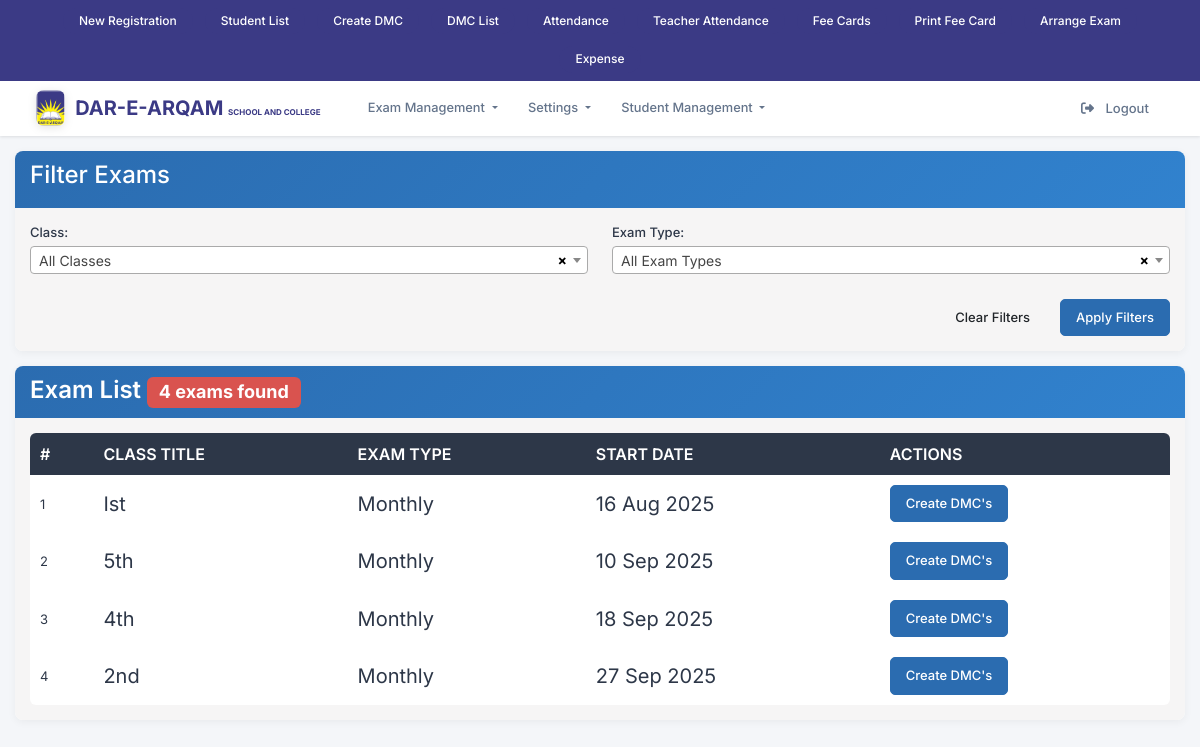
Page /create_dmcs.php (signed in) on the committed database.
### tables this page shows
CREATE TABLE `modules` (
  `id` int(11) NOT NULL,
  `parent_id` int(11) DEFAULT NULL,
  `title` varchar(100) NOT NULL,
  `url` varchar(255) NOT NULL DEFAULT '#',
  `description` varchar(255) DEFAULT NULL,
  `status` tinyint(1) DEFAULT 1,
  `created_at` timestamp NOT NULL DEFAULT current_timestamp(),
  `type` enum('Parent','Child') NOT NULL DEFAULT 'Parent'
);

CREATE TABLE `arrange_exam` (
  `id` int(11) NOT NULL,
  `exam_type_id` int(11) NOT NULL,
  `class_id` int(11) NOT NULL,
  `start_date` date NOT NULL,
  `created_at` datetime NOT NULL DEFAULT current_timestamp(),
  `status` int(11) NOT NULL DEFAULT 0
);

CREATE TABLE `classes` (
  `id` int(11) NOT NULL,
  `course_id` int(11) DEFAULT NULL,
  `title` varchar(255) NOT NULL,
  `dated` date NOT NULL DEFAULT current_timestamp(),
  `status` int(11) DEFAULT NULL
);

CREATE TABLE `exam_types` (
  `id` int(11) NOT NULL,
  `title` varchar(255) NOT NULL,
  `dated` datetime NOT NULL DEFAULT current_timestamp(),
  `status` int(11) NOT NULL DEFAULT 0
);

### create_dmcs.php (the view, shortened to what this page needs)
<?php
$teacher_id = $_SESSION['user_id'];
require_once('conn_inc.php');
$is_admin = false;
$stmt = $conn->prepare("SELECT r.title FROM users u JOIN roles r ON u.role_id = r.id WHERE u.id = ?");
$stmt->bind_param("i", $teacher_id);
$stmt->execute();
$result = $stmt->get_result();
if ($result->num_rows > 0) {
    $role = $result->fetch_assoc()['title'];
    $is_admin = strcasecmp($role, 'admin') === 0;
}
if ($is_admin) {
    $sql = "
        SELECT es.id, es.class_id, es.exam_type_id, es.start_date,
               c.title AS class_title, et.title AS exam_type_title
        FROM arrange_exam es
        JOIN classes c ON es.class_id = c.id
        JOIN exam_types et ON es.exam_type_id = et.id
    ";
}
$sql .= " ORDER BY es.start_date ASC, c.title ASC";
$stmt = $conn->prepare($sql);
$stmt->execute();
$result = $stmt->get_result();
$exam_list = [];
while ($row = $result->fetch_assoc()) {
    $exam_list[] = $row;
}
$colors = [
    '#e6f3ff', '#e6ffe6', '#fff3e6', '#ffe6e6',
    '#f3e6ff', '#e6fff3', '#ffffe6', '#f0f0f0'
];
?>
<!DOCTYPE html>
<html lang="en">
<head>
    <link href="https://cdnjs.cloudflare.com/ajax/libs/select2/4.0.13/css/select2.min.css" rel="stylesheet" />
</head>
<body>
<?php require_once('navbar.php'); ?>
<div class="container">
    <div class="row">
        <div class="col-md-12">
            <div class="panel panel-default">
                <div class="panel-heading">
                    <h4 class="panel-title text-white">Filter Exams</h4>
                </div>
                <div class="panel-body">
                    <form method="GET" action="" id="filterForm">
                        <div class="row">
                            <div class="col-md-6 col-sm-12">
                                <div class="form-group filter-group">
                                    <label for="filter_class">Class:</label>
                                </div>
                            </div>
                            <div class="col-md-6 col-sm-12">
                                <div class="form-group filter-group">
                                    <label for="filter_exam_type">Exam Type:</label>
                                </div>
                            </div>
                        </div>
                        <div class="filter-btn-group">
                            <a href="<?php echo $_SERVER['PHP_SELF']; ?>" class="btn btn-default clear-filters">
                                <span class="glyphicon glyphicon-refresh"></span> Clear Filters
                            </a>
                            <button type="submit" class="btn btn-primary">
                                <span class="glyphicon glyphicon-filter"></span> Apply Filters
                            </button>
                        </div>
                    </form>
                </div>
            </div>
            <div class="panel panel-danger">
                <div class="panel-heading">
                    <h3 class="panel-title fs-4">Exam List
                        <span class="badge" style="background-color: #d9534f; color: white;">
                            <?php echo count($exam_list); ?> exams found
                        </span>
                    </h3>
                </div>
                <div class="panel-body">
                    <?php if (!empty($exam_list)): ?>
                        <div class="table-responsive">
                            <table class="table table-bordered table-hover">
                                <thead>
                                    <tr>
                                        <th class="fs-6">#</th>
                                        <th class="fs-6">Class Title</th>
                                        <th class="fs-6">Exam Type</th>
                                        <th class="fs-6">Start Date</th>
                                        <th class="fs-6">Actions</th>
                                    </tr>
                                </thead>
                                <tbody>
                                    <?php $counter = 1; ?>
                                    <?php foreach ($exam_list as $row): ?>
                                        <tr class="course-<?php echo $counter % count($colors); ?>">
                                            <td><?php echo $counter++; ?></td>
                                            <td class="fs-5"><?php echo htmlspecialchars($row['class_title']); ?></td>
                                            <td class="fs-5"><?php echo htmlspecialchars($row['exam_type_title']); ?></td>
                                            <td class="fs-5"><?php echo date('d M Y', strtotime($row['start_date'])); ?></td>
                                            <td>
                                                <a href="result_entry.php?exam_id=<?php echo $row['id']; ?>&class_id=<?php echo $row['class_id']; ?>&exam_type_id=<?php echo $row['exam_type_id']; ?>" class="btn btn-xs btn-primary">
                                                    <span class="glyphicon glyphicon-list-alt"></span> Create DMC's
                                                </a>
                                            </td>
                                        </tr>
                                    <?php endforeach; ?>
                                </tbody>
                            </table>
                        </div>
                    <?php endif; ?>
                </div>
            </div>
        </div>
    </div>
</div>
</body>
</html>

### navbar.php (shortened to what this page needs)
<?php
require_once('conn_inc.php');
$user_id = $_SESSION['user_id'] ?? 0;
$role_modules = [];
if ($user_id) {
    $qry = "
        SELECT m.id, m.parent_id, m.title, m.url
        FROM role_modules rm
        INNER JOIN modules m ON rm.module_id = m.id
        INNER JOIN users u ON rm.role_id = u.role_id
        WHERE u.id = ?
        ORDER BY m.parent_id, m.title
    ";
    $stmt = $conn->prepare($qry);
    $stmt->bind_param("i", $user_id);
    $stmt->execute();
    $res = $stmt->get_result();
    while ($row = $res->fetch_assoc()) {
        $parent_id = $row['parent_id'] ?? 0;
        if ($parent_id == 0) {
            if (!isset($role_modules[$row['id']])) {
                $role_modules[$row['id']] = [
                    'title' => $row['title'],
                    'url' => $row['url'] ?? '#',
                    'children' => []
                ];
            }
        } else {
            $role_modules[$parent_id]['children'][] = [
                'title' => $row['title'],
                'url' => $row['url'] ?? '#'
            ];
        }
    }
}
?>
<link href="https://cdn.jsdelivr.net/npm/bootstrap@5.3.3/dist/css/bootstrap.min.css" rel="stylesheet">
<link href="https://cdnjs.cloudflare.com/ajax/libs/font-awesome/6.5.0/css/all.min.css" rel="stylesheet">
<div class="top-quick-bar" style="background-color: #3b3a85 !important;">
  <div class="quick-links-horizontal">
    <a href="student_registration.php" class="quick-link-horizontal-btn">
      New Registration
    </a>
    <a href="student_list.php" class="quick-link-horizontal-btn">
      Student List
    </a>
    <a href="create_dmcs.php" class="quick-link-horizontal-btn">
      Create DMC
    </a>
    <a href="dmc_list.php" class="quick-link-horizontal-btn">
      DMC List
    </a>
    <a href="attendance_class.php" class="quick-link-horizontal-btn">
      Attendance
    </a>
    <a href="users_attendance.php" class="quick-link-horizontal-btn">
      Teacher Attendance
    </a>
    <a href="fee_card_create_monthly.php" class="quick-link-horizontal-btn">
      Fee Cards
    </a>
    <a href="student_feecards.php" class="quick-link-horizontal-btn">
      Print Fee Card
    </a>
    <a href="arrange_exam.php" class="quick-link-horizontal-btn">
      Arrange Exam
    </a>
    <a href="expense.php" class="quick-link-horizontal-btn">
      Expense
    </a>
  </div>
</div>
<nav class="navbar navbar-expand-lg navbar-light sticky-top">
  <div class="container-fluid">
    <div class="navbar-main-content">
      <a class="navbar-brand" href="index.php">
        <img src="logo2.png" alt="Logo">
        <div class="brand-text"><span style="font-size:20px;color: #16253e !important;">DAR-E-ARQAM <small>SCHOOL AND COLLEGE</small></span> </div>
      </a>
      <div class="collapse navbar-collapse" id="mainNavbar">
        <ul class="navbar-nav me-auto mb-2 mb-lg-0">
          <?php foreach ($role_modules as $module_id => $module): ?>
            <?php
            $is_dropdown = !empty($module['children']);
            $module_title = isset($module['title']) ? $module['title'] : '';
            $module_url = isset($module['url']) ? $module['url'] : '#';
            ?>
            <li class="nav-item <?php echo $is_dropdown ? 'dropdown' : ''; ?>">
              <?php if (!$is_dropdown && !empty($module_title) && !empty($module_url) && $module_url != '#'): ?>
                <a class="nav-link <?php echo $module_url === 'index.php' ? 'active' : ''; ?>" href="<?php echo htmlspecialchars($module_url); ?>">
                  <?php echo htmlspecialchars($module_title); ?>
                </a>
              <?php elseif ($is_dropdown && !empty($module_title)): ?>
                <a class="nav-link dropdown-toggle" href="#" id="<?php echo htmlspecialchars(strtolower(str_replace(' ', '', $module_title))); ?>Dropdown" role="button" data-bs-toggle="dropdown">
                  <?php echo htmlspecialchars($module_title); ?>
                </a>
              <?php endif; ?>
            </li>
          <?php endforeach; ?>
        </ul>
        <ul class="navbar-nav ms-auto">
          <li class="nav-item">
            <a class="nav-link btn btn-logout rounded-5" href="logout.php">
              <i class="fa-solid fa-right-from-bracket me-2"></i>
              Logout
            </a>
          </li>
        </ul>
      </div>
    </div>
  </div>
</nav>

### create_dmcs.php (style rules this page uses)
.table th, .table td { text-align: left; vertical-align: middle; }
.filter-group { margin-bottom: 10px; }
.filter-group label { font-weight: 600; margin-bottom: 5px; display: block; color: #495057; }
.filter-btn-group { margin-top: 15px; text-align: right; }
.clear-filters { margin-right: 10px; }

### navbar.php (style rules this page uses)
:root { --primary: #2563eb; --primary-light: #3b82f6; --primary-dark: #1d4ed8; --secondary: #64748b; --accent: #8b5cf6; --background: #ffffff; --surface: #f8fafc; --text-primary: #1e293b; --text-secondary: #64748b; --text-light: #94a3b8; --border: #e2e8f0; --hover-bg: #f1f5f9; --danger: #ef4444; --danger-hover: #dc2626; --success: #10b981; --shadow-sm: 0 1px 3px rgba(0, 0, 0, 0.1); --shadow-md: 0 4px 6px -1px rgba(0, 0, 0, 0.1); --shadow-lg: 0 10px 15px -3px rgba(0, 0, 0, 0.1); --radius: 12px; --transition: all 0.2s ease-in-out; --quicklink-bg: #3b3a85; --quicklink-text: #ffffff; --quicklink-hover-bg: #000000; --quicklink-hover-text: #ffffff; }
* { font-family: 'Inter', sans-serif; margin: 0; padding: 0; box-sizing: border-box; }
.top-quick-bar { background: var(--background); min-height: 20px; padding: 0.5rem 1.5rem; position: relative; z-index: 1031; display: flex; justify-content: center; }
.quick-links-horizontal { display: flex; align-items: center; gap: 0.75rem; flex-wrap: wrap; justify-content: center; }
.quick-link-horizontal-btn { display: inline-flex; align-items: center; padding: 0.3rem 1rem; border-radius: 20px; font-size: 0.75rem; font-weight: 500; text-decoration: none; transition: var(--transition); white-space: nowrap; background: var(--quicklink-bg); color: var(--quicklink-text); }
.navbar { background: var(--background); height: 55px; backdrop-filter: blur(20px); box-shadow: var(--shadow-sm); padding: 0.5rem 1.5rem; z-index: 1030; transition: var(--transition); }
.navbar-main-content { display: flex; align-items: center; width: 100%; }
.navbar-brand { font-weight: 700; color: var(--text-primary) !important; display: flex; align-items: center; font-size: 1.1rem; transition: var(--transition); margin-right: 2rem; }
.navbar-brand img { height: 36px; margin-right: 10px; border-radius: 8px; transition: var(--transition); filter: drop-shadow(0 2px 4px rgba(0, 0, 0, 0.1)); }
.brand-text { font-size: 1.1rem; color: #000000; line-height: 1.2; font-weight: 700; background: #3b3a85; -webkit-background-clip: text; -webkit-text-fill-color: transparent; background-clip: text; }
.brand-text span { font-size: 20px !important; }
.brand-text small { font-size: 8px !important; }
.nav-link { color: var(--text-secondary) !important; font-weight: 500; margin: 0 0.15rem; transition: var(--transition); font-size: 0.8rem; padding: 0.4rem 0.8rem !important; border-radius: 8px; position: relative; }
.btn-logout { font-weight: 600; border-radius: 8px; padding: 0.4rem 1rem; font-size: 0.75rem; transition: var(--Transition); border: none; margin-left: 20px !important; }
body { font-family: 'Inter', sans-serif; background-color: #f4f6f9; color: #2d3748; line-height: 1.4; font-size: 14px; }
.container { max-width: 1200px; margin: 15px auto; padding: 0 15px; }
.panel { background: #ffffff; border-radius: 8px; box-shadow: 0 2px 8px rgba(0, 0, 0, 0.05); margin-bottom: 15px; overflow: hidden; }
.panel-heading { background: linear-gradient(135deg, #2b6cb0 0%, #3182ce 100%); padding: 10px 15px; border-bottom: none; }
.panel-heading h3 { color: #ffffff; font-size: 16px; font-weight: 600; margin: 0; }
.panel-body { padding: 15px; background-color: #f6f5f5; }
.form-group { margin-bottom: 10px; }
.form-group label { font-size: 13px; font-weight: 500; color: #2d3748; margin-bottom: 5px; display: block; }
.btn { border-radius: 5px; padding: 8px 15px; font-size: 13px; font-weight: 500; transition: all 0.2s ease; }
.btn-primary { background-color: #2b6cb0; border-color: #2b6cb0; }
.table-responsive { border-radius: 6px; overflow: hidden; }
.table { margin-bottom: 0; border-collapse: separate; border-spacing: 0; }
.table th { background: #2d3748; color: #ffffff; font-weight: 600; font-size: 13px; padding: 10px; text-transform: uppercase; border: none; }
.table td { padding: 10px; border: none; vertical-align: middle; font-size: 13px; color: #2d3748; }
body { background-color: #f4f6f9 !important; }

### rows in the picture
modules: title "Exam Management"
modules: title "Student Management"
arrange_exam: class.title "Ist", exam_type.title "Monthly", start_date "16 Aug 2025"
arrange_exam: class.title "5th", exam_type.title "Monthly", start_date "10 Sep 2025"
arrange_exam: class.title "4th", exam_type.title "Monthly", start_date "18 Sep 2025"
arrange_exam: class.title "2nd", exam_type.title "Monthly", start_date "27 Sep 2025"

### other values in the picture
$module_title "Settings"
count($exam_list) "4"
